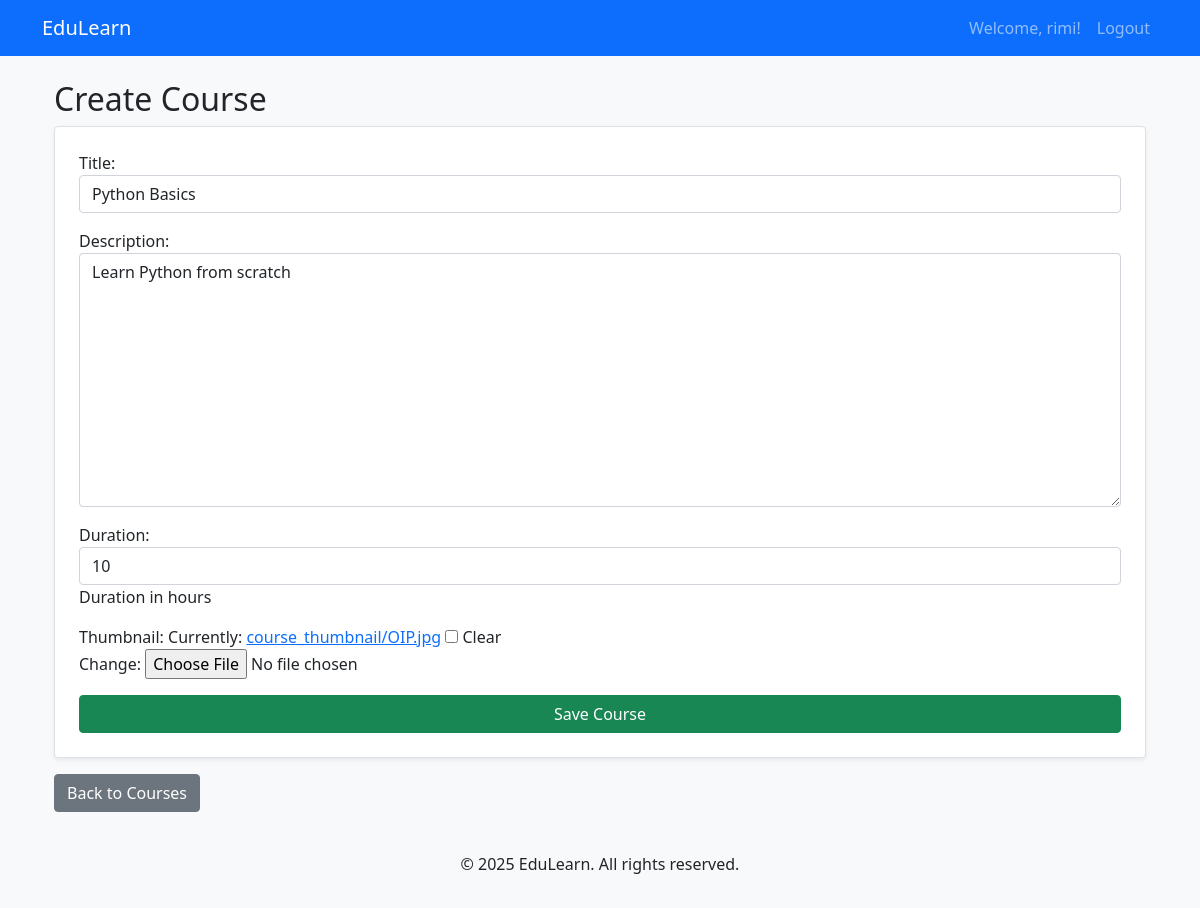
/3/update/ (signed in), run on the app's committed database.
### courses/models.py (models this page shows, shortened)
class Course(models.Model):
    title = models.CharField(max_length=200)
    description = models.TextField()
    duration = models.IntegerField(help_text="Duration in hours")
    thumbnail = models.ImageField(upload_to='course_thumbnails/', null=True, blank=True)
    created_at = models.DateTimeField(default=timezone.now)

### courses/views.py (the view)
# urls.py: path('<int:course_id>/update/', course_update, name='course_update'),
@login_required
def course_update(request, course_id):
    course = get_object_or_404(Course, id=course_id)
    if request.method == "POST":
        form = CourseForm(request.POST, request.FILES, instance=course)
        if form.is_valid():
            form.save()
            messages.success(request, "Course updated successfully!")
            return redirect('course_list')
    else:
        form = CourseForm(instance=course)
    return render(request, 'courses/course_form.html', {'form': form})

### courses/forms.py
class CourseForm(forms.ModelForm):
    class Meta:
        model = Course
        fields = ['title', 'description', 'duration', 'thumbnail']
        widgets = {
            'title': forms.TextInput(attrs={'class': 'form-control'}),
            'description': forms.Textarea(attrs={'class': 'form-control'}),
            'duration': forms.NumberInput(attrs={'class': 'form-control'}),
        }

### courses/templates/courses/course_form.html (shortened to what this page needs)
{% extends "courses/base.html" %}
{% block content %}
    <div class="container mt-4">
        <h2>{{ course.id|default:"Create" }} Course</h2>
        <form method="post" enctype="multipart/form-data" class="p-4 border rounded bg-white shadow-sm">
            {{ form.as_p }}
            <button type="submit" class="btn btn-success w-100">Save Course</button>
        </form>
        <a href="{% url 'course_list' %}" class="btn btn-secondary mt-3">Back to Courses</a>
    </div>
{% endblock %}

### courses/templates/courses/base.html (shortened to what this page needs)
<!DOCTYPE html>
<html lang="en">
  <head>
    {% load static %}
    <link href="{% static 'css/bootstrap.min.css' %}" rel="stylesheet">
  </head>
  <body>
    <nav class="navbar navbar-expand-lg navbar-dark bg-primary">
      <div class="container">
          {% if user.is_authenticated %}
              <a class="navbar-brand" href="/course_list2/">EduLearn</a>
          {% else %}
              <span class="navbar-brand text-white-50" style="cursor: default;">EduLearn</span>
          {% endif %}
          <div class="collapse navbar-collapse" id="navbarNav">
              <ul class="navbar-nav ms-auto">
                  {% if user.is_authenticated %}
                      <li class="nav-item">
                          <span class="nav-link">Welcome, {{ user.username }}!</span>
                      </li>
                      <li class="nav-item">
                          <a class="nav-link" href="{% url 'logout' %}">Logout</a>
                      </li>
                  {% endif %}
              </ul>
          </div>
      </div>
  </nav>
    <div class="container mt-4">
      {% block content %}{% endblock %}
    </div>
    <footer class="text-center mt-4 p-3 bg-light">
      <p>&copy; 2025 EduLearn. All rights reserved.</p>
    </footer>
  </body>
</html>

### courses/templates/courses/base.html (style rules this page uses)
body { background-color: #f8f9fa; }

### data on the page
Course: title "Python Basics", description "Learn Python from scratch", duration "10"

### other printed values
{{ user.username }} "rimi"
{{ course.id|default:"Create" }} "Create"
